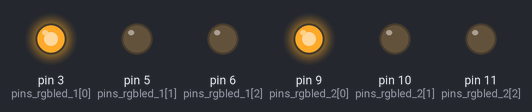
This sketch was run on a simulated Arduino Uno, built with avr-gcc and run on an emulated ATmega328P. Shown: output pins drawn as LEDs (lit = HIGH).

Above: at 0.05 s.
At 2.85 s:
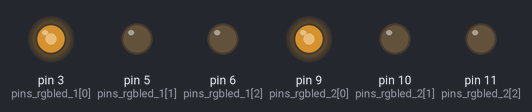
At 5.75 s:
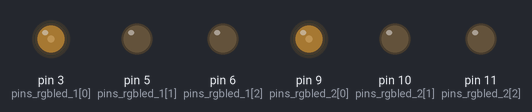
At 11.55 s:
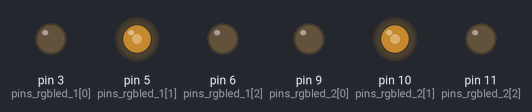
At 17.25 s:
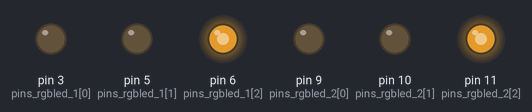
At 23.05 s:
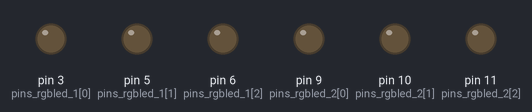
Timing chart, 0 to 30.0 s (numbered marks = the images above):
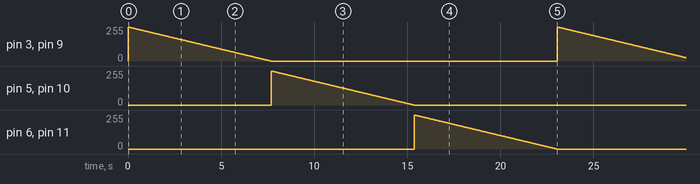

The sketch:

rgb_leds.ino
```cpp
/*  Project simulation
    TinkerCad button test code

    Mjukvaruutveckare Inbyggda System
    Johan Kampe
    2017-12-06

    Testing RGB-leds & resistor

    Connect common gnd w/ resistor for RGB LED 1
    Connect common gnd w/o resistor for RGB LED 2
        ( Should break at high pwm)
 */

const byte pins_rgbled_1[] = { 3,  5, 6 };
const byte pins_rgbled_2[] = { 9, 10, 11 };

enum{ RED, BLUE, GREEN, COLORS_MAX };

#define PWM_MAX 255

void setup(void)
{
    for(int i = 0; i < 3; i++)
    {
        pinMode(pins_rgbled_1[i], OUTPUT);
        pinMode(pins_rgbled_2[i], OUTPUT);
    }
}

void loop(void)
{
    for(int color = RED; color < COLORS_MAX; color++)
    {
        for(int pwm = PWM_MAX; pwm >= 0; pwm--)
        {
            analogWrite(pins_rgbled_1[color], pwm);
            analogWrite(pins_rgbled_2[color], pwm);
            delay(30);
        }
    }
}
```

Measured:
- by itself, pin 3 (pins_rgbled_1[0]), pin 5 (pins_rgbled_1[1]), pin 6 (pins_rgbled_1[2]), pin 9 (pins_rgbled_2[0]), pin 10 (pins_rgbled_2[1]), pin 11 (pins_rgbled_2[2]): ramps from 255/255 to 0/255 and jumps back, once every 23.1 s
